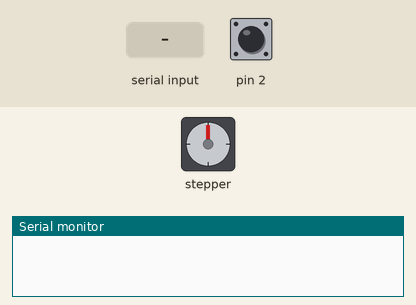
The sketch below on a simulated Arduino Uno, built with avr-gcc and run on an emulated ATmega328P. On the bench: stepper motor, the last lines printed to the serial monitor. Inputs (shaded band) come from the test bench; at power-on: pin 2 HIGH. Stepper angles assume 2048 steps per turn.

Above: at 1.2 s.
1.3 s: "HOME\n" received over Serial
At 1.87 s:
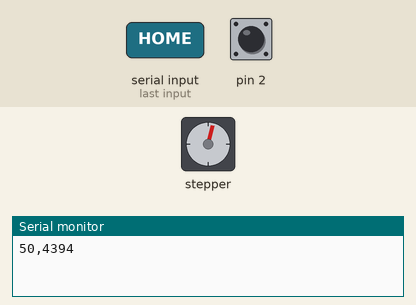
At 2.34 s:
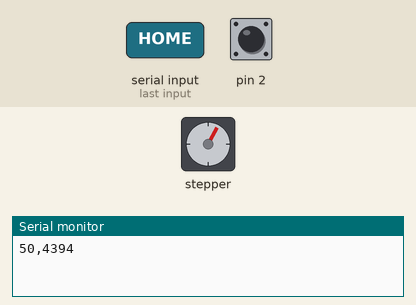
4.3 s: pin 2 pulled LOW for 0.15 s
6.1 s: "RPM\n" received over Serial
7.6 s: "HOME\n" received over Serial
At 8.06 s:
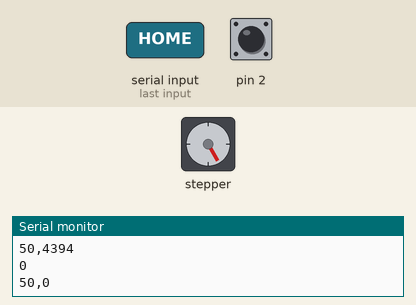
10.6 s: pin 2 pulled LOW for 1 s
Timing chart, 0 to 13.6 s (numbered marks = the images above; inputs shaded):
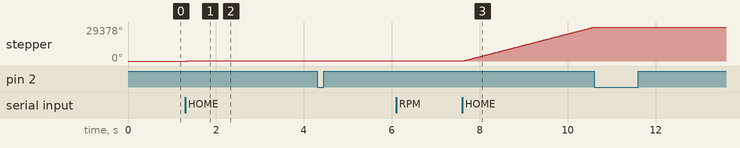

Measured:
- after the input at 1.3 s, stepper: keeps turning clockwise at about 30°/s, starting at once
- after the input at 7.6 s, stepper: keeps turning clockwise at about 9825°/s, starting at once

The sketch:

LAS_NDFilterMotor.ino
```cpp
//Includes the Arduino Stepper Library
#include <Stepper.h>

// Defines the number of steps per rotation
const int stepsPerRevolution = 2048;

// Creates an instance of stepper class
// Pins entered in sequence IN1-IN3-IN2-IN4 for proper step sequence
Stepper myStepper = Stepper(stepsPerRevolution, 8, 10, 9, 11);

// define local variables
String cmd;
int intervalSteps = 10;
int mvtime;
int maxSteps = 700;
int homeOffset = 50;
int rpm = 5;

void setup() {
  // put your setup code here, to run once:
  Serial.begin(9600);
  myStepper.setSpeed(rpm);
  pinMode(2, INPUT_PULLUP);
  //Serial.println("serial motor test");
}

void loop() {
  // put your main code here, to run repeatedly:
  while (Serial.available()) {
    delay(3);
    char c = Serial.read();
    cmd += c;
  }

  if (cmd.length() >0) {
    cmd.trim();

    if (cmd.substring(0, 3) == "RPM") {
      if (cmd.substring(3,15) != "?") {
        rpm = cmd.substring(3,15).toInt();
        myStepper.setSpeed(rpm);
      }
      Serial.print(String(rpm)+"\n");
    }

    if (cmd.substring(0, 4) == "HOFF") {
      if (cmd.substring(4,15) != "?") {
        homeOffset = cmd.substring(4,15).toInt();
      }
      Serial.print(String(homeOffset)+"\n");
    }

    if (cmd.substring(0, 4) == "MOVF") {
      mvtime = ((cmd.substring(4, 15).toFloat()/stepsPerRevolution)/rpm)*60*1000;
      Serial.print(cmd.substring(4, 15)+","+mvtime+"\n");
      myStepper.step(cmd.substring(4, 15).toInt());
	    delay(mvtime);
    }
    if (cmd.substring(0, 4) == "MOVB") {
      mvtime = ((cmd.substring(4, 15).toFloat()/stepsPerRevolution)/rpm)*60*1000;
      Serial.print("-"+cmd.substring(4, 15)+","+mvtime+"\n");
      myStepper.step(-cmd.substring(4, 15).toInt());
	    delay(mvtime);
    }
    if (cmd.substring(0, 4) == "HOME") {
      mvtime = (((float(maxSteps)+float(homeOffset))/stepsPerRevolution)/rpm)*60*1000;
      Serial.print(String(homeOffset)+","+mvtime+"\n");
      while (digitalRead(2) == 1) {
        myStepper.step(intervalSteps);
      }
      myStepper.step(-homeOffset);
      delay(((float(homeOffset)/stepsPerRevolution)/rpm)*60*1000);
    }
    if (cmd.substring(0, 4) == "TEST") {
      for (int i = 0; i<=10; i++) {
        Serial.println(String(digitalRead(2)));
        delay(250);
      }
    }

    cmd="";
  }
}
```
